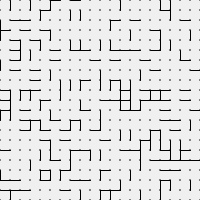
Frame 1 (no input)
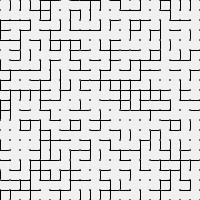
Frame 2 (the mouse pressed at the canvas centre, redrawn once)

The Processing sketch that drew these frames (run headless with seeded random() and noise(); the mouse was pressed at the canvas centre and the sketch redrawn once):

// Processing sketch: percolation_1
// ── percolation_1.pde
Node[][] nodes;
float edge_len =  10; // distance between adjacent nodes
int x_d;
int y_d;
float prob = 0.25;

void setup(){
  size(200, 200);
  background(240);
  
  // init nodes
  x_d = ceil(width/edge_len) + 1;
  y_d = ceil(height/edge_len) + 1;
  nodes = new Node[x_d][y_d];
  for(int i=0; i<x_d; i++){
    for(int j=0; j<y_d; j++){
      nodes[i][j] = new Node(i*edge_len, j*edge_len);
    }
  }
}

void draw(){
  display();
  connect();
  noLoop();
}


// function display each node
void display(){
  for(int i=0; i<x_d; i++){
    for(int j=0; j<y_d; j++){
      nodes[i][j].display();
    }
  }
}

// function to connect 2 nearest nodes
void connect(){
  horizontal_connect();
  vertical_connect();
}

void horizontal_connect(){
  for(int i=0; i<x_d-1; i++){
    for(int j=0; j<y_d-1; j++){
      // horizontal
      if(random(1)<prob){
        line(nodes[i][j].pos.x, nodes[i][j].pos.y, nodes[i+1][j].pos.x, nodes[i+1][j].pos.y);
      }
    }
  }  
}

void vertical_connect(){
  for(int i=0; i<x_d-1; i++){
    for(int j=0; j<y_d-1; j++){
      // vertical
      if(random(1)<prob){
        line(nodes[i][j].pos.x, nodes[i][j].pos.y, nodes[i][j+1].pos.x, nodes[i][j+1].pos.y);
      }
    }
  }  
}

// ── node.pde
class Node{
  PVector pos;
  
  // constructor
  Node(float _x, float _y){
    pos = new PVector(_x, _y);
  }
  
  void display(){
    push();
    noStroke();
    fill(100);
    circle(pos.x, pos.y, 2);
    pop();
  }
}
